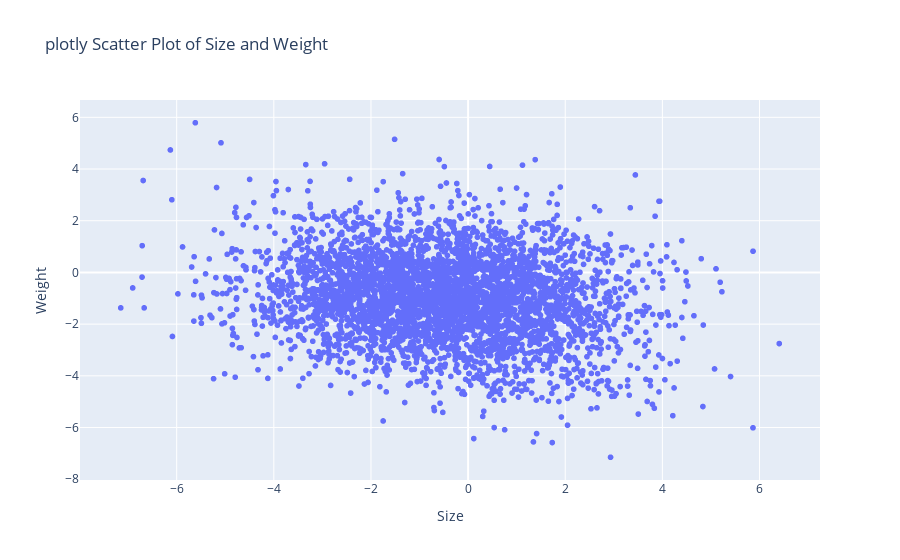

Notebook cell for this chart:
### Markdown cell above
### 3.5.3 Scatterplot using plotly

### Code cell
#Scatterplot using plotly
fig = px.scatter(second_df, x='Size', y='Weight', title='plotly Scatter Plot of Size and Weight')
fig.show()

### Figure 1 — Plotly figure (JSON) as saved in the notebook; plotly's stock layout.template omitted (floating-point values rounded to 4 significant figures; data arrays with more than 128 entries replaced by an {"elided": "..."} marker saying what was removed)
{"data": [{"hovertemplate": "Size=%{x}<br>Weight=%{y}<extra></extra>", "legendgroup": "", "marker": {"color": "#636efa", "symbol": "circle"}, "mode": "markers", "name": "", "showlegend": false, "type": "scattergl", "x": {"elided": "4001 float values"}, "xaxis": "x", "y": {"elided": "4001 float values"}, "yaxis": "y"}], "layout": {"legend": {"tracegroupgap": 0}, "title": {"text": "plotly Scatter Plot of Size and Weight"}, "xaxis": {"anchor": "y", "domain": [0, 1], "title": {"text": "Size"}}, "yaxis": {"anchor": "x", "domain": [0, 1], "title": {"text": "Weight"}}}}
